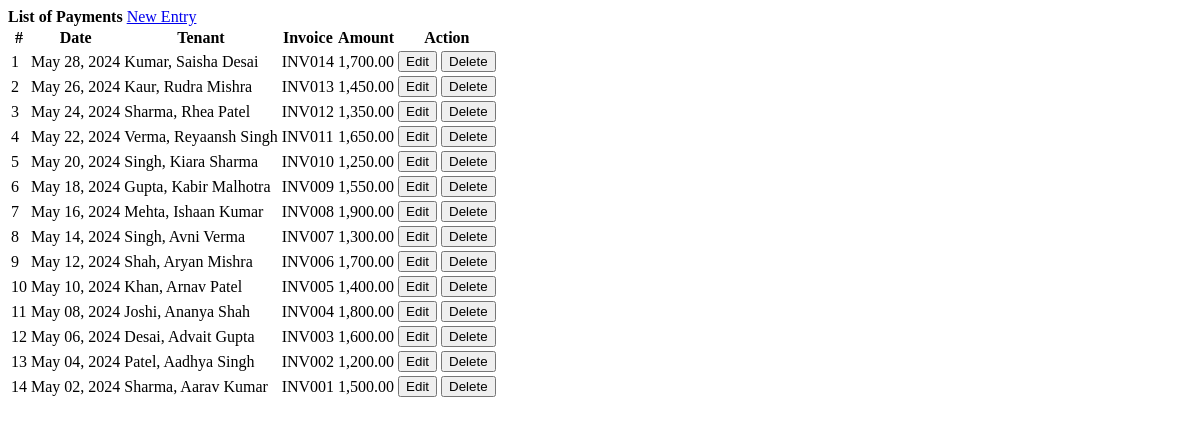
The app's page /invoices.php, older data.
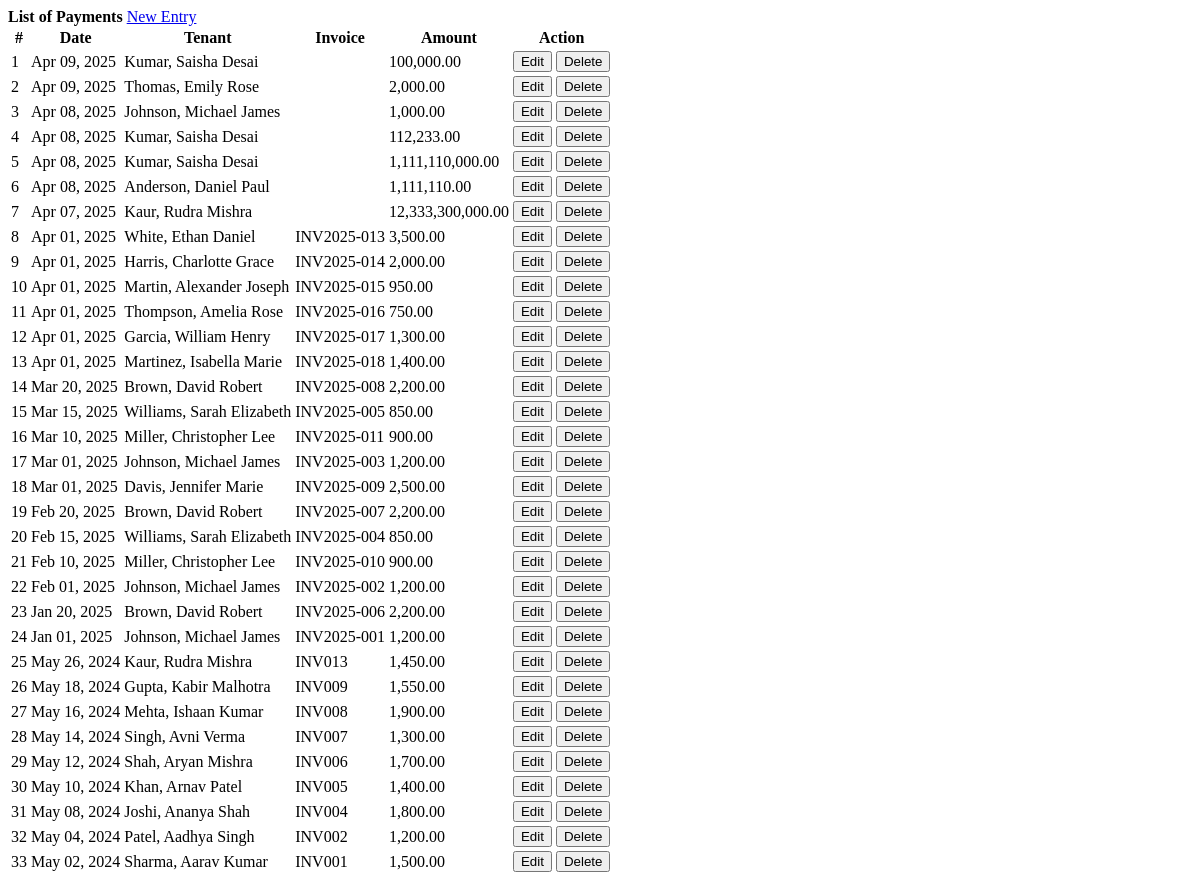
The same page, newer data.
### tables this page shows
CREATE TABLE `payments` (
  `id` int(30) NOT NULL,
  `tenant_id` int(30) NOT NULL,
  `amount` float NOT NULL,
  `invoice` varchar(50) NOT NULL,
  `date_created` datetime NOT NULL DEFAULT current_timestamp(),
  `apartment_id` int(11) NOT NULL,
  `created_by` int(11) NOT NULL,
  `created_at` timestamp NOT NULL DEFAULT current_timestamp(),
  `verified_by` int(11) DEFAULT NULL,
  `verified_at` timestamp NOT NULL DEFAULT current_timestamp() ON UPDATE current_timestamp(),
  `status` enum('pending','verified') DEFAULT 'pending',
  `payment_method` enum('credit_card','bank_transfer','cash','mobile_money') DEFAULT 'cash',
  `payment_details` text DEFAULT NULL,
  `payment_date` datetime DEFAULT NULL,
  `contract_id` int(11) NOT NULL
);

### invoices.php (the view, shortened to what this page needs)
<?php include('db_connect.php');?>
<div class="container-fluid">
	<div class="col-lg-12">
		<div class="row">
			<div class="col-md-12">
				<div class="card">
					<div class="card-header">
						<b>List of Payments</b>
						<span class="float:right"><a class="btn btn-primary btn-block btn-sm col-sm-2 float-right" href="javascript:void(0)" id="new_invoice">
					<i class="fa fa-plus"></i> New Entry
				</a></span>
					</div>
					<div class="card-body">
						<table class="table table-condensed table-bordered table-hover">
							<thead>
								<tr>
									<th class="text-center">#</th>
									<th class="">Date</th>
									<th class="">Tenant</th>
									<th class="">Invoice</th>
									<th class="">Amount</th>
									<th class="text-center">Action</th>
								</tr>
							</thead>
							<tbody>
								<?php
								$i = 1;
								$invoices = $conn->query("SELECT p.*,concat(t.lastname,', ',t.firstname,' ',t.middlename) as name FROM payments p inner join tenants t on t.id = p.tenant_id where t.status = 1 order by date(p.date_created) desc ");
								while($row=$invoices->fetch_assoc()):
								?>
								<tr>
									<td class="text-center"><?php echo $i++ ?></td>
									<td>
										<?php echo date('M d, Y',strtotime($row['date_created'])) ?>
									</td>
									<td class="">
										 <p><?php echo ucwords($row['name']) ?></p>
									</td>
									<td class="">
										 <p><?php echo ucwords($row['invoice']) ?></p>
									</td>
									<td class="text-right">
										 <p><?php echo number_format($row['amount'],2) ?></p>
									</td>
									<td class="text-center">
										<button class="btn btn-sm btn-primary edit_invoice" type="button" data-id="<?php echo $row['id'] ?>" >Edit</button>
										<button class="btn btn-sm btn-danger delete_invoice" type="button" data-id="<?php echo $row['id'] ?>">Delete</button>
									</td>
								</tr>
								<?php endwhile; ?>
							</tbody>
						</table>
					</div>
				</div>
			</div>
		</div>
	</div>
</div>

### invoices.php (style rules this page uses)
td { vertical-align: middle !important; }
td p { margin: unset }

Row changes from the older to the newer data that the page shows:
removed payments: date_created "May 28, 2024", name "Kumar, Saisha Desai", invoice "INV014", amount "1,700.00"
no longer on this page (row edited): payments: date_created "May 24, 2024", name "Sharma, Rhea Patel", invoice "INV012", amount "1,350.00"
no longer on this page (row edited): payments: date_created "May 22, 2024", name "Verma, Reyaansh Singh", invoice "INV011", amount "1,650.00"
no longer on this page (row edited): payments: date_created "May 20, 2024", name "Singh, Kiara Sharma", invoice "INV010", amount "1,250.00"
no longer on this page (row edited): payments: date_created "May 06, 2024", name "Desai, Advait Gupta", invoice "INV003", amount "1,600.00"
added payments: date_created "Apr 09, 2025", name "Kumar, Saisha Desai", amount "100,000.00"
added payments: date_created "Apr 09, 2025", name "Thomas, Emily Rose", amount "2,000.00"
added payments: date_created "Apr 08, 2025", name "Johnson, Michael James", amount "1,000.00"
added payments: date_created "Apr 08, 2025", name "Kumar, Saisha Desai", amount "112,233.00"
added payments: date_created "Apr 08, 2025", name "Kumar, Saisha Desai", amount "1,111,110,000.00"
added payments: date_created "Apr 08, 2025", name "Anderson, Daniel Paul", amount "1,111,110.00"
added payments: date_created "Apr 07, 2025", name "Kaur, Rudra Mishra", amount "12,333,300,000.00"
added payments: date_created "Apr 01, 2025", name "White, Ethan Daniel", invoice "INV2025-013", amount "3,500.00"
added payments: date_created "Apr 01, 2025", name "Harris, Charlotte Grace", invoice "INV2025-014", amount "2,000.00"
added payments: date_created "Apr 01, 2025", name "Martin, Alexander Joseph", invoice "INV2025-015", amount "950.00"
added payments: date_created "Apr 01, 2025", name "Thompson, Amelia Rose", invoice "INV2025-016", amount "750.00"
added payments: date_created "Apr 01, 2025", name "Garcia, William Henry", invoice "INV2025-017", amount "1,300.00"
added payments: date_created "Apr 01, 2025", name "Martinez, Isabella Marie", invoice "INV2025-018", amount "1,400.00"
added payments: date_created "Mar 20, 2025", name "Brown, David Robert", invoice "INV2025-008", amount "2,200.00"
added payments: date_created "Mar 15, 2025", name "Williams, Sarah Elizabeth", invoice "INV2025-005", amount "850.00"
added payments: date_created "Mar 10, 2025", name "Miller, Christopher Lee", invoice "INV2025-011", amount "900.00"
added payments: date_created "Mar 01, 2025", name "Johnson, Michael James", invoice "INV2025-003", amount "1,200.00"
added payments: date_created "Mar 01, 2025", name "Davis, Jennifer Marie", invoice "INV2025-009", amount "2,500.00"
added payments: date_created "Feb 20, 2025", name "Brown, David Robert", invoice "INV2025-007", amount "2,200.00"
added payments: date_created "Feb 15, 2025", name "Williams, Sarah Elizabeth", invoice "INV2025-004", amount "850.00"
added payments: date_created "Feb 10, 2025", name "Miller, Christopher Lee", invoice "INV2025-010", amount "900.00"
added payments: date_created "Feb 01, 2025", name "Johnson, Michael James", invoice "INV2025-002", amount "1,200.00"
added payments: date_created "Jan 20, 2025", name "Brown, David Robert", invoice "INV2025-006", amount "2,200.00"
added payments: date_created "Jan 01, 2025", name "Johnson, Michael James", invoice "INV2025-001", amount "1,200.00"
